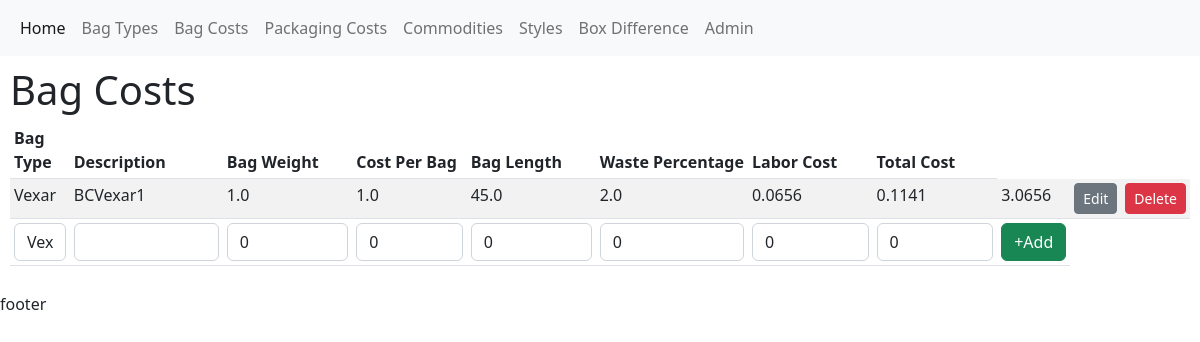
Page /bagcosts/ on the committed database.
### charge/models.py (models this page shows)
class BagCost(models.Model):
    id = models.UUIDField(primary_key=True, default=uuid.uuid4, unique=True, editable=False)
    bagType = models.ForeignKey(BagType, on_delete=models.CASCADE, default=1)
    description = models.TextField(null=True)
    bagWeight = models.FloatField(null=False, default=0)
    costPerBag = models.FloatField(null=False, default=0)
    bagLength = models.FloatField(null=False, default=0)
    wastePercentage = models.FloatField(null=False, default=0)
    laborCost = models.FloatField(null=False, default=0)
    totalCost = models.FloatField(null=False, default=0)
    @property
    def costFinal(self):
        total = self.costPerBag * (1 + self.wastePercentage) + self.laborCost
        return total

class BagType(models.Model):
    id = models.UUIDField(primary_key=True, default=uuid.uuid4, unique=True, editable=False)
    bagType = models.CharField(max_length=50, null=True)
    description = models.TextField(null=True)
    miscCharges = models.FloatField(default=0, null=False)
    def __str__(self) -> str:
        return self.bagType

### charge/views.py (the view)
# urls.py: path('bagcosts/', views.bagCosts, name="BagCosts"),
def bagCosts(request):
    costQuery = BagCost.objects.all()
    form = BagCostForm()
    if request.method == 'POST':
        form = BagCostForm(request.POST)
        if form.is_valid():
            form.save()
            form = BagCostForm()
    ctx = {'bagCosts': costQuery, 'form': form}
    return render(request, 'charge/bagCosts.html', ctx)

### charge/forms.py
class BagCostForm(ModelForm):
    class Meta:
        model = BagCost
        fields = ['bagType', 'description', 'bagWeight', 'costPerBag', 'bagLength', 'wastePercentage',
        'laborCost', 'totalCost']
        widgets = {
            'description': forms.TextInput(attrs={'class': 'form-control'}),
            'bagWeight': forms.TextInput(attrs={'class': 'form-control'}),
            'costPerBag': forms.TextInput(attrs={'class': 'form-control'}),
            'bagLength': forms.TextInput(attrs={'class': 'form-control'}),
            'wastePercentage': forms.TextInput(attrs={'class': 'form-control'}),
            'laborCost': forms.TextInput(attrs={'class': 'form-control'}),
            'totalCost': forms.TextInput(attrs={'class': 'form-control'}),
        }

### charge/templates/charge/bagCosts.html (shortened to what this page needs)
{% extends 'main.html'%}
{% load widget_tweaks %}
{% block content %}
<h1>Bag Costs</h1>
<div class="table-responsive">
<table class="table table-striped table-sm">
    <thead>
        <tr>
            <th>Bag Type</th>
            <th>Description</th>
            <th>Bag Weight</th>
            <th>Cost Per Bag</th>
            <th>Bag Length</th>
            <th>Waste Percentage</th>
            <th>Labor Cost</th>
            <th>Total Cost</th>
        </tr>
    </thead>
    {% for bagCost in bagCosts %}
    <tr>
        <td> {{ bagCost.bagType }}</td>
        <td> {{ bagCost.description }}</td>
        <td> {{ bagCost.bagWeight }}</td>
        <td> {{ bagCost.costPerBag }}</td>
        <td> {{ bagCost.bagLength }}</td>
        <td> {{ bagCost.wastePercentage }}</td>
        <td> {{ bagCost.laborCost }}</td>
        <td> {{ bagCost.totalCost }}</td>
        <td> {{ bagCost.costFinal }}</td>
        <td><a href="{% url 'updateBagCostEntry' bagCost.id %}" class="btn btn-secondary btn-sm">Edit</a></td>
        <td><a href="{% url 'delete-bag-cost' bagCost.id %}" class="btn btn-danger btn-sm">Delete</a></td>
    </tr>
    {% endfor %}
    <tr>
        <form action="" method="POST">
            <td>{% render_field form.bagType class="form-control" name="bagType" %}</td>
            <td>{{form.description }}</td>
            <td>{{ form.bagWeight }}</td>
            <td>{{ form.costPerBag }}</td>
            <td>{{ form.bagLength }}</td>
            <td>{{ form.wastePercentage }}</td>
            <td>{{ form.laborCost }}</td>
            <td>{{ form.totalCost }}</td>
            <td><button class="btn btn-success">+Add</button></td>
        </form>
    </tr>
</table>
</div>
{% endblock %}

### rows in the picture
BagCost: bagType "Vexar", description "BCVexar1", bagWeight "1.0", costPerBag "1.0", bagLength "45.0", wastePercentage "2.0", laborCost "0.0656", totalCost "0.1141", costFinal "3.0656"
BagType: bagType "Vexar"
